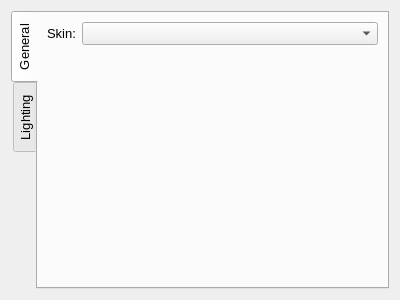
<?xml version="1.0" encoding="UTF-8"?>
<ui version="4.0">
 <class>Preferences</class>
 <widget class="QWidget" name="Preferences">
  <property name="geometry">
   <rect>
    <x>0</x>
    <y>0</y>
    <width>400</width>
    <height>300</height>
   </rect>
  </property>
  <property name="font">
   <font>
    <family>Tahoma</family>
    <pointsize>10</pointsize>
   </font>
  </property>
  <property name="windowTitle">
   <string>Preferences</string>
  </property>
  <layout class="QVBoxLayout" name="verticalLayout">
   <item>
    <widget class="QTabWidget" name="tabWidget">
     <property name="tabPosition">
      <enum>QTabWidget::West</enum>
     </property>
     <property name="tabShape">
      <enum>QTabWidget::Rounded</enum>
     </property>
     <property name="currentIndex">
      <number>0</number>
     </property>
     <property name="documentMode">
      <bool>false</bool>
     </property>
     <property name="tabsClosable">
      <bool>false</bool>
     </property>
     <property name="movable">
      <bool>false</bool>
     </property>
     <property name="tabBarAutoHide">
      <bool>false</bool>
     </property>
     <widget class="QWidget" name="general">
      <attribute name="title">
       <string>General</string>
      </attribute>
      <layout class="QFormLayout" name="formLayout">
       <item row="0" column="0">
        <widget class="QLabel" name="label">
         <property name="text">
          <string>Skin:</string>
         </property>
        </widget>
       </item>
       <item row="0" column="1">
        <widget class="QComboBox" name="skins"/>
       </item>
      </layout>
     </widget>
     <widget class="QWidget" name="tab_2">
      <attribute name="title">
       <string>Lighting</string>
      </attribute>
     </widget>
    </widget>
   </item>
  </layout>
 </widget>
 <resources/>
 <connections/>
</ui>
